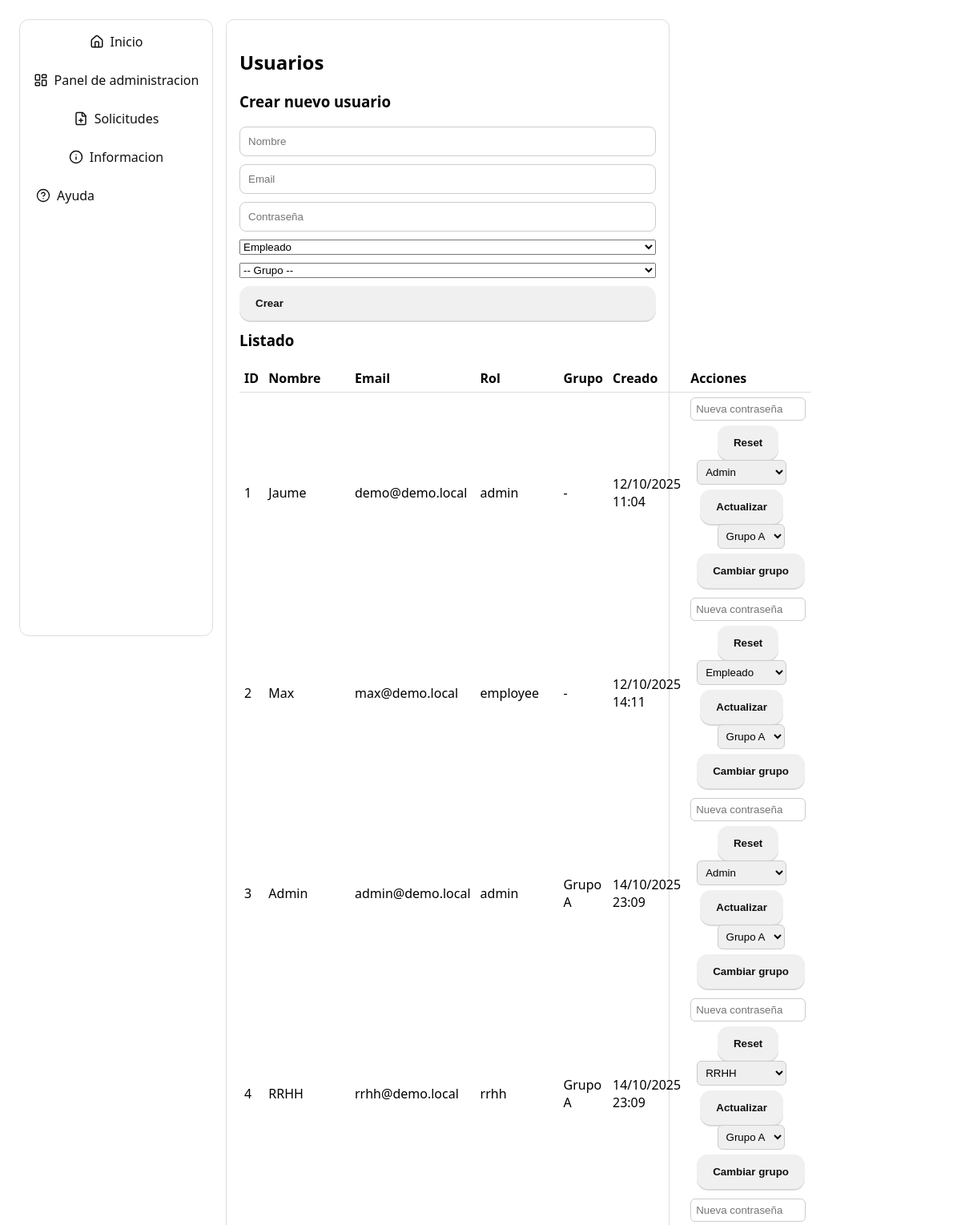
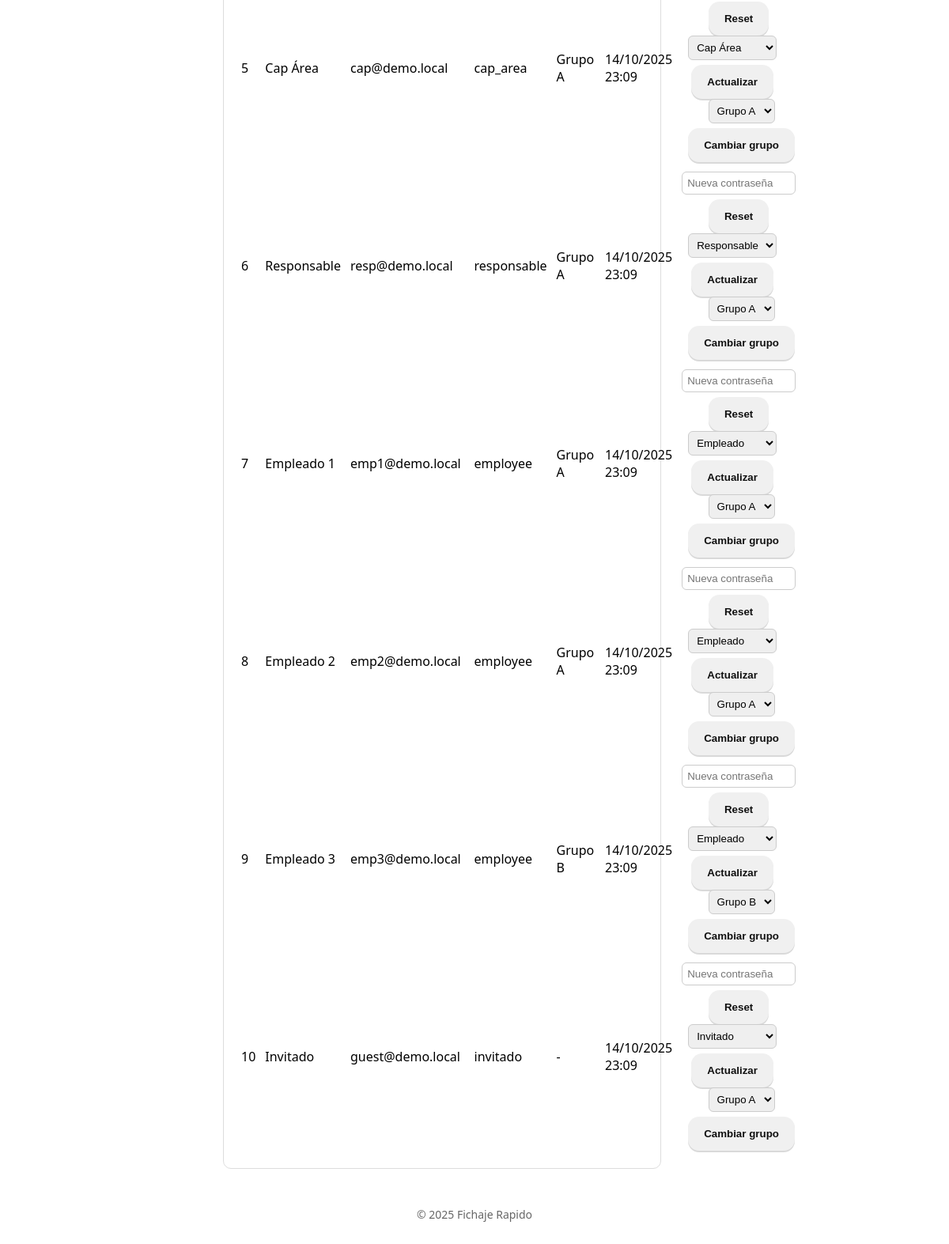
Page /admin/users (signed in) on the committed database (2 pictures, top to bottom).
### models.py (models this page shows, shortened)
class Base(DeclarativeBase):
    pass

class User(Base, UserMixin):
    __tablename__ = "users"
    id = Column(Integer, primary_key=True)
    email = Column(String(255), unique=True, nullable=False)
    name = Column(String(120), nullable=False)
    password_hash = Column(String(255), nullable=False)
    role = Column(Enum(Role), default=Role.employee, nullable=False)
    is_active = Column(Boolean, default=True, nullable=False)
    group_id = Column(Integer, ForeignKey("groups.id"), nullable=True)
    area_id = Column(Integer, ForeignKey("areas.id"), nullable=True)
    created_at = Column(DateTime(timezone=True), default=lambda: datetime.now(timezone.utc))
    attendances = relationship("Attendance", back_populates="user")
    group = relationship("Group", back_populates="users")
    area = relationship("Area", back_populates="users")

class Group(Base):
    __tablename__ = "groups"
    id = Column(Integer, primary_key=True)
    name = Column(String(120), nullable=False)
    area_id = Column(Integer, ForeignKey("areas.id"), nullable=False)
    area = relationship("Area", back_populates="groups")
    users = relationship("User", back_populates="group")

### app.py (the view)
@app.route("/admin/users", methods=["GET"])
@login_required
@admin_required
def admin_users():
    db = SessionLocal()
    try:
        users = db.execute(select(User).order_by(User.id)).scalars().all()
        groups = db.execute(select(Group).order_by(Group.id)).scalars().all()
        return render_template("admin/users.html", users=users, groups=groups)
    finally:
        db.close()

### app.py (called while the page is built)
@app.context_processor
def inject_template_globals():
    return {
        "current_year": datetime.now(TZ).year,
        "owner_name": os.environ.get("OWNER_NAME", "Fichaje Rapido"),
        "TZ": TZ,
    }

@login_manager.user_loader
def load_user(user_id):
    db = SessionLocal()
    try:
        return db.get(User, int(user_id))
    finally:
        db.close()

def admin_required(view):
    @wraps(view)
    def wrapper(*args, **kwargs):
        if not current_user.is_authenticated or current_user.role != Role.admin:
            abort(403)
        return view(*args, **kwargs)
    return wrapper

### templates/admin/users.html (shortened to what this page needs)
{% extends "base.html" %}
{% block content %}
<div class="card">
  <h2>Usuarios</h2>
  <h3 style="margin-top:10px;">Crear nuevo usuario</h3>
  <form method="post" action="{{ url_for('admin_users_create') }}" style="max-width:520px;">
    <input type="text" name="name" placeholder="Nombre" required>
    <input type="email" name="email" placeholder="Email" required>
    <input type="password" name="password" placeholder="Contraseña" required>
    <select name="role">
      <option value="employee">Empleado</option>
    </select>
    <select name="group_id">
      <option value="">-- Grupo --</option>
    </select>
    <button class="btn" type="submit">Crear</button>
  </form>
  <h3 class="row">Listado</h3>
  <table style="width:100%; border-collapse: collapse;">
    <thead>
      <tr>
        <th style="text-align:left; border-bottom:1px solid #ddd; padding:6px;">ID</th>
        <th style="text-align:left; border-bottom:1px solid #ddd; padding:6px;">Nombre</th>
        <th style="text-align:left; border-bottom:1px solid #ddd; padding:6px;">Email</th>
        <th style="text-align:left; border-bottom:1px solid #ddd; padding:6px;">Rol</th>
        <th style="text-align:left; border-bottom:1px solid #ddd; padding:6px;">Grupo</th>
        <th style="text-align:left; border-bottom:1px solid #ddd; padding:6px;">Creado</th>
        <th style="text-align:left; border-bottom:1px solid #ddd; padding:6px;">Acciones</th>
      </tr>
    </thead>
    <tbody>
      {% for u in users %}
      <tr>
        <td style="padding:6px;">{{ u.id }}</td>
        <td style="padding:6px;">{{ u.name }}</td>
        <td style="padding:6px;">{{ u.email }}</td>
        <td style="padding:6px;">{{ u.role.value }}</td>
        <td style="padding:6px;">{{ u.group.name if u.group else '-' }}</td>
        <td style="padding:6px;">{{ (u.created_at or '').strftime('%d/%m/%Y %H:%M') if u.created_at else '-' }}</td>
        <td style="padding:6px;">
          <form method="post" action="{{ url_for('admin_users_reset_password', user_id=u.id) }}" style="display:inline-flex; gap:6px; align-items:center;">
            <input type="password" name="new_password" placeholder="Nueva contraseña" style="padding:6px;border:1px solid #ccc;border-radius:6px; width:130px;" required>
            <button class="btn" type="submit">Reset</button>
          </form>
          <form method="post" action="{{ url_for('admin_users_set_role', user_id=u.id) }}" style="display:inline-flex; gap:6px; align-items:center; margin-left:8px;">
            <select name="role" style="padding:6px;border:1px solid #ccc;border-radius:6px;">
              <option value="employee" {{ 'selected' if u.role.value=='employee' else '' }}>Empleado</option>
              <option value="responsable" {{ 'selected' if u.role.value=='responsable' else '' }}>Responsable</option>
              <option value="cap_area" {{ 'selected' if u.role.value=='cap_area' else '' }}>Cap Área</option>
              <option value="rrhh" {{ 'selected' if u.role.value=='rrhh' else '' }}>RRHH</option>
              <option value="admin" {{ 'selected' if u.role.value=='admin' else '' }}>Admin</option>
              <option value="invitado" {{ 'selected' if u.role.value=='invitado' else '' }}>Invitado</option>
            </select>
            <button class="btn" type="submit">Actualizar</button>
          </form>
          <form method="post" action="{{ url_for('admin_users_set_group', user_id=u.id) }}" style="display:inline-flex; gap:6px; align-items:center; margin-left:8px;">
            <select name="group_id" style="padding:6px;border:1px solid #ccc;border-radius:6px;">
              {% for g in groups %}
                <option value="{{ g.id }}" {{ 'selected' if u.group_id==g.id else '' }}>{{ g.name }}</option>
              {% endfor %}
            </select>
            <button class="btn" type="submit">Cambiar grupo</button>
          </form>
        </td>
      </tr>
      {% else %}
      <tr><td colspan="7" style="padding:6px;">Sin usuarios</td></tr>
      {% endfor %}
    </tbody>
  </table>
</div>
{% endblock %}

### templates/base.html (style rules this page uses)
body { font-family:system-ui,Arial;margin:24px }
.card { border:1px solid #ddd;border-radius:10px;padding:16px;max-width:520px }
.btn { display:inline-flex;align-items:center;gap:10px;padding:14px 20px;border-radius:14px;border:none;background:#f0f0f0;color:#111;cursor:pointer;font-weight:600;transition:transform .02s ease, box-shadow .2s ease, background-color .15s ease, filter .15s ease;box-shadow:0 2px 0 rgba(0,0,0,.15) }
.row { margin-top:12px }
form { display:flex;flex-direction:column;gap:10px;max-width:360px }
input { padding:10px;border:1px solid #ccc;border-radius:8px }

### rows in the picture
User: id "1", name "Jaume", email "demo@demo.local", role.value "admin", group "-", created_at "12/10/2025 11:04"
User: id "2", name "Max", email "max@demo.local", role.value "employee", group "-", created_at "12/10/2025 14:11"
User: id "3", name "Admin", email "admin@demo.local", role.value "admin", group "Grupo A", created_at "14/10/2025 23:09"
User: id "4", name "RRHH", email "rrhh@demo.local", role.value "rrhh", group "Grupo A", created_at "14/10/2025 23:09"
User: id "5", name "Cap Área", email "cap@demo.local", role.value "cap_area", group "Grupo A", created_at "14/10/2025 23:09"
User: id "6", name "Responsable", email "resp@demo.local", role.value "responsable", group "Grupo A", created_at "14/10/2025 23:09"
User: id "7", name "Empleado 1", email "emp1@demo.local", role.value "employee", group "Grupo A", created_at "14/10/2025 23:09"
User: id "8", name "Empleado 2", email "emp2@demo.local", role.value "employee", group "Grupo A", created_at "14/10/2025 23:09"
User: id "9", name "Empleado 3", email "emp3@demo.local", role.value "employee", group "Grupo B", created_at "14/10/2025 23:09"
User: id "10", name "Invitado", email "guest@demo.local", role.value "invitado", group "-", created_at "14/10/2025 23:09"

### other values in the picture
{{ owner_name }} "Fichaje Rapido"
form field group_id "Grupo A"
form field group_id "Grupo B"
